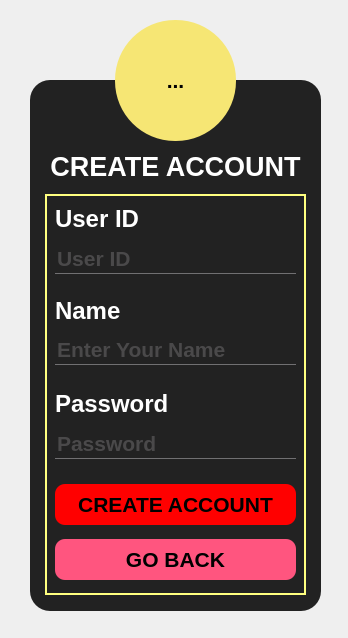
<?xml version="1.0" encoding="UTF-8"?>
<ui version="4.0">
 <class>TaoThuNgan</class>
 <widget class="QMainWindow" name="TaoThuNgan">
  <property name="geometry">
   <rect>
    <x>0</x>
    <y>0</y>
    <width>348</width>
    <height>638</height>
   </rect>
  </property>
  <property name="windowTitle">
   <string>Tạo Tài Khoản Thu Ngân</string>
  </property>
  <property name="styleSheet">
   <string notr="true">#Form
{
	background-image: url(:/background/BACKGROUND/bg1.jpg);
}</string>
  </property>
  <widget class="QWidget" name="Form">
   <widget class="QFrame" name="frame">
    <property name="geometry">
     <rect>
      <x>30</x>
      <y>80</y>
      <width>291</width>
      <height>531</height>
     </rect>
    </property>
    <property name="styleSheet">
     <string notr="true">QFrame
{
	background-color: #222;
	border-radius: 20px
}

QPushButton
{
	background: red;
	border-radius: 10px;
}

QLineEdit
{
	background: transparent;
	border:none;
	color:#717072;
	border-bottom: 1px solid #717072;
}

QLabel
{
	color: white;
	font: 900 18pt &quot;Segoe UI&quot;;
}

QGroupBox
{
	border: 2px solid rgb(255, 255, 127);
}</string>
    </property>
    <property name="frameShape">
     <enum>QFrame::StyledPanel</enum>
    </property>
    <property name="frameShadow">
     <enum>QFrame::Raised</enum>
    </property>
    <widget class="QGroupBox" name="groupBox">
     <property name="geometry">
      <rect>
       <x>15</x>
       <y>114</y>
       <width>261</width>
       <height>401</height>
      </rect>
     </property>
     <property name="title">
      <string/>
     </property>
     <property name="flat">
      <bool>false</bool>
     </property>
     <widget class="QLabel" name="ID_LABEL">
      <property name="geometry">
       <rect>
        <x>10</x>
        <y>10</y>
        <width>91</width>
        <height>30</height>
       </rect>
      </property>
      <property name="font">
       <font>
        <family>Segoe UI</family>
        <pointsize>18</pointsize>
        <italic>false</italic>
        <bold>true</bold>
       </font>
      </property>
      <property name="layoutDirection">
       <enum>Qt::LeftToRight</enum>
      </property>
      <property name="text">
       <string>User ID</string>
      </property>
      <property name="alignment">
       <set>Qt::AlignLeading|Qt::AlignLeft|Qt::AlignVCenter</set>
      </property>
     </widget>
     <widget class="QLabel" name="PW_LABEL">
      <property name="geometry">
       <rect>
        <x>10</x>
        <y>194</y>
        <width>131</width>
        <height>31</height>
       </rect>
      </property>
      <property name="font">
       <font>
        <family>Segoe UI</family>
        <pointsize>18</pointsize>
        <italic>false</italic>
        <bold>true</bold>
       </font>
      </property>
      <property name="text">
       <string>Password</string>
      </property>
     </widget>
     <widget class="QLineEdit" name="ID_LINE">
      <property name="geometry">
       <rect>
        <x>10</x>
        <y>49</y>
        <width>241</width>
        <height>31</height>
       </rect>
      </property>
      <property name="font">
       <font>
        <pointsize>16</pointsize>
        <bold>true</bold>
       </font>
      </property>
      <property name="text">
       <string/>
      </property>
      <property name="alignment">
       <set>Qt::AlignLeading|Qt::AlignLeft|Qt::AlignVCenter</set>
      </property>
      <property name="placeholderText">
       <string>User ID</string>
      </property>
     </widget>
     <widget class="QLineEdit" name="PW_LINE">
      <property name="geometry">
       <rect>
        <x>10</x>
        <y>234</y>
        <width>241</width>
        <height>31</height>
       </rect>
      </property>
      <property name="font">
       <font>
        <pointsize>16</pointsize>
        <bold>true</bold>
       </font>
      </property>
      <property name="text">
       <string/>
      </property>
      <property name="echoMode">
       <enum>QLineEdit::Password</enum>
      </property>
      <property name="alignment">
       <set>Qt::AlignLeading|Qt::AlignLeft|Qt::AlignVCenter</set>
      </property>
      <property name="placeholderText">
       <string>Password</string>
      </property>
     </widget>
     <widget class="QPushButton" name="CA_BUTTON">
      <property name="geometry">
       <rect>
        <x>10</x>
        <y>290</y>
        <width>241</width>
        <height>41</height>
       </rect>
      </property>
      <property name="font">
       <font>
        <pointsize>16</pointsize>
        <bold>true</bold>
       </font>
      </property>
      <property name="text">
       <string>CREATE ACCOUNT</string>
      </property>
      <property name="flat">
       <bool>false</bool>
      </property>
     </widget>
     <widget class="QLabel" name="NAME_LABEL">
      <property name="geometry">
       <rect>
        <x>10</x>
        <y>101</y>
        <width>111</width>
        <height>31</height>
       </rect>
      </property>
      <property name="font">
       <font>
        <family>Segoe UI</family>
        <pointsize>18</pointsize>
        <italic>false</italic>
        <bold>true</bold>
       </font>
      </property>
      <property name="text">
       <string>Name</string>
      </property>
     </widget>
     <widget class="QLineEdit" name="NAME_LINE">
      <property name="geometry">
       <rect>
        <x>10</x>
        <y>140</y>
        <width>241</width>
        <height>31</height>
       </rect>
      </property>
      <property name="font">
       <font>
        <pointsize>16</pointsize>
        <bold>true</bold>
       </font>
      </property>
      <property name="text">
       <string/>
      </property>
      <property name="echoMode">
       <enum>QLineEdit::Normal</enum>
      </property>
      <property name="alignment">
       <set>Qt::AlignLeading|Qt::AlignLeft|Qt::AlignVCenter</set>
      </property>
      <property name="placeholderText">
       <string>Enter Your Name</string>
      </property>
     </widget>
     <widget class="QPushButton" name="EXIT_BUTTON">
      <property name="geometry">
       <rect>
        <x>10</x>
        <y>345</y>
        <width>241</width>
        <height>41</height>
       </rect>
      </property>
      <property name="font">
       <font>
        <pointsize>16</pointsize>
        <bold>true</bold>
       </font>
      </property>
      <property name="styleSheet">
       <string notr="true">background-color: rgb(255, 85, 127);</string>
      </property>
      <property name="text">
       <string>GO BACK</string>
      </property>
      <property name="flat">
       <bool>false</bool>
      </property>
     </widget>
    </widget>
    <widget class="QLabel" name="label">
     <property name="geometry">
      <rect>
       <x>0</x>
       <y>66</y>
       <width>291</width>
       <height>41</height>
      </rect>
     </property>
     <property name="font">
      <font>
       <family>Segoe UI</family>
       <pointsize>20</pointsize>
       <italic>false</italic>
       <bold>true</bold>
       <stylestrategy>PreferDefault</stylestrategy>
      </font>
     </property>
     <property name="autoFillBackground">
      <bool>false</bool>
     </property>
     <property name="styleSheet">
      <string notr="true">color: rgb(255, 255, 255);
font: 900 20pt &quot;Segoe UI&quot;;</string>
     </property>
     <property name="text">
      <string>CREATE ACCOUNT</string>
     </property>
     <property name="textFormat">
      <enum>Qt::PlainText</enum>
     </property>
     <property name="alignment">
      <set>Qt::AlignCenter</set>
     </property>
    </widget>
   </widget>
   <widget class="QToolButton" name="toolButton">
    <property name="geometry">
     <rect>
      <x>115</x>
      <y>20</y>
      <width>121</width>
      <height>121</height>
     </rect>
    </property>
    <property name="font">
     <font>
      <pointsize>16</pointsize>
      <bold>true</bold>
     </font>
    </property>
    <property name="styleSheet">
     <string notr="true">QToolButton
{
	background-color: qconicalgradient(cx:0.489, cy:0.5, angle:0, stop:0.460227 rgba(246, 230, 116, 255));
	border-radius: 60px;
}
</string>
    </property>
    <property name="text">
     <string>...</string>
    </property>
    <property name="icon">
     <iconset resource="ing.qrc">
      <normaloff>:/icon/ICON/written-paper.png</normaloff>:/icon/ICON/written-paper.png</iconset>
    </property>
    <property name="iconSize">
     <size>
      <width>80</width>
      <height>80</height>
     </size>
    </property>
   </widget>
  </widget>
 </widget>
 <resources>
  <include location="ing.qrc"/>
 </resources>
 <connections/>
</ui>
